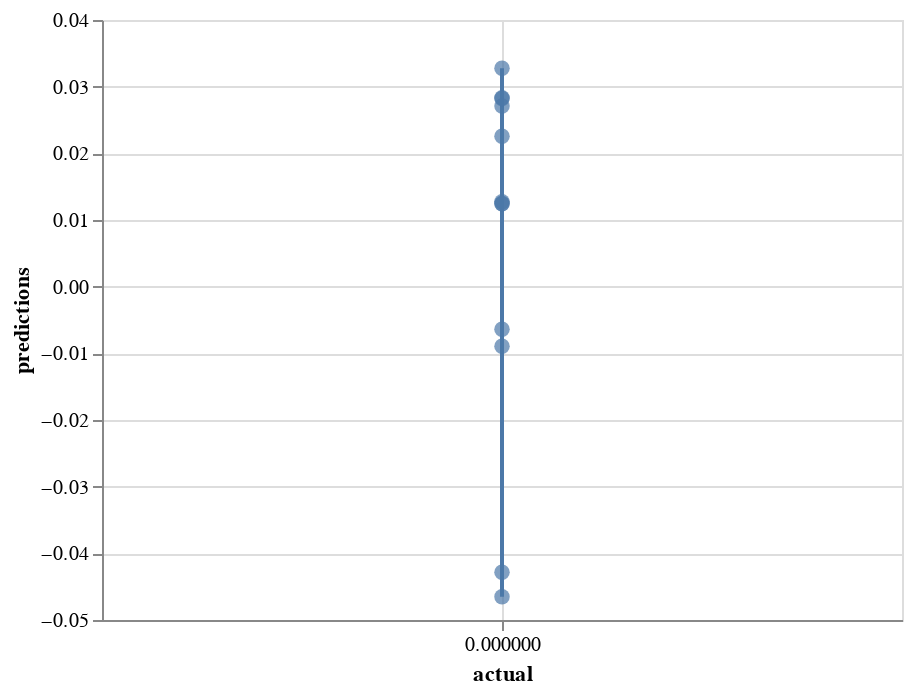

Notebook code for this chart:
### Code cell
line = alt.Chart(df).mark_line().encode(
    x='actual',
    y='predictions'
)
scatter = alt.Chart(df).mark_circle(size=60).encode(
    x='actual',
    y='predictions'
)
graph = line + scatter
graph

### Figure 1 — Vega-Lite specification as saved in the notebook (floating-point values rounded to 4 significant figures)
{"config": {"view": {"continuousWidth": 400, "continuousHeight": 300}}, "layer": [{"mark": "line", "encoding": {"x": {"type": "quantitative", "field": "actual"}, "y": {"type": "quantitative", "field": "predictions"}}}, {"mark": {"type": "circle", "size": 60}, "encoding": {"x": {"type": "quantitative", "field": "actual"}, "y": {"type": "quantitative", "field": "predictions"}}}], "data": {"name": "data-deeccfcfbaf62df65a95b320cfed2d47"}, "$schema": "https://vega.github.io/schema/vega-lite/v4.8.1.json", "datasets": {"data-deeccfcfbaf62df65a95b320cfed2d47": [{"month": 1, "actual": 0.0, "predictions": -0.008937}, {"month": 2, "actual": 0.0, "predictions": 0.01244}, {"month": 3, "actual": 0.0, "predictions": 0.02257}, {"month": 4, "actual": 0.0, "predictions": 0.01275}, {"month": 5, "actual": 0.0, "predictions": 0.03277}, {"month": 6, "actual": 0.0, "predictions": 0.02834}, {"month": 7, "actual": 0.0, "predictions": 0.01248}, {"month": 8, "actual": 0.0, "predictions": 0.02711}, {"month": 9, "actual": 0.0, "predictions": 0.02821}, {"month": 10, "actual": 0.0, "predictions": -0.0465}, {"month": 11, "actual": 0.0, "predictions": -0.04283}, {"month": 12, "actual": 0.0, "predictions": -0.006377}]}}
